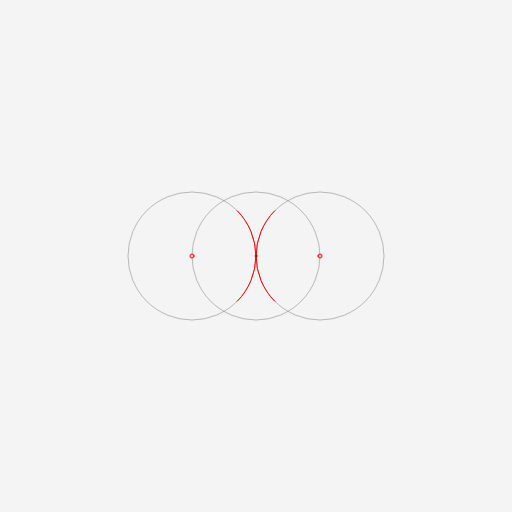
Frame 1 (no input)
Frame 2 (the mouse pressed at the canvas centre, redrawn once): identical to frame 1, image omitted

The p5.js sketch that drew this single still picture (run headless with seeded random() and noise() and a simulated clock; the mouse was pressed at the canvas centre and the sketch redrawn once):

// p5.js sketch
// ── sketch.js
var WIDTH = 512,
  HEIGHT = 512

function setup() {
  createCanvas(WIDTH, HEIGHT)
}

function step(size, depth = 0, count = 12) {
  if (depth < 1) return

  circle(0, 0, size)
  for (var i = 0; i < count; i++) {
    var radian = (TWO_PI * i) / count,
      _size = size / (count / 2),
      radius = size / 2 - _size / 2
    push()
    translate(cos(radian) * radius, sin(radian) * radius)
    rotate(radian)
    step(_size, depth - 1)
    pop()
  }
}

function gold(number, step) {
  while (step-- > 0) {
    number *= 1.618
  }
  return number
}

function draw() {
  var base = 128

  background(244)
  translate(width / 2, height / 2)

  noFill()
  stroke(255, 0, 0)

  circle(0, 0, 2)
  push()
  stroke(0, 0, 0, 64)
  circle(0, 0, base)
  pop()
  beginShape()
  for (var i = 0; i < 2; i++) {
    var radian = (TWO_PI * i) / 2
    push()
    translate((cos(radian) * base) / 2, 0)
    rotate(PI - radian)
    circle(0, 0, 4)
    push()
    stroke(0, 0, 0, 64)
    circle(0, 0, base)
    pop()
    arc(0, 0, base, base, -PI / 4, PI / 4)
    pop()
  }
  endShape()

  noLoop()
}
